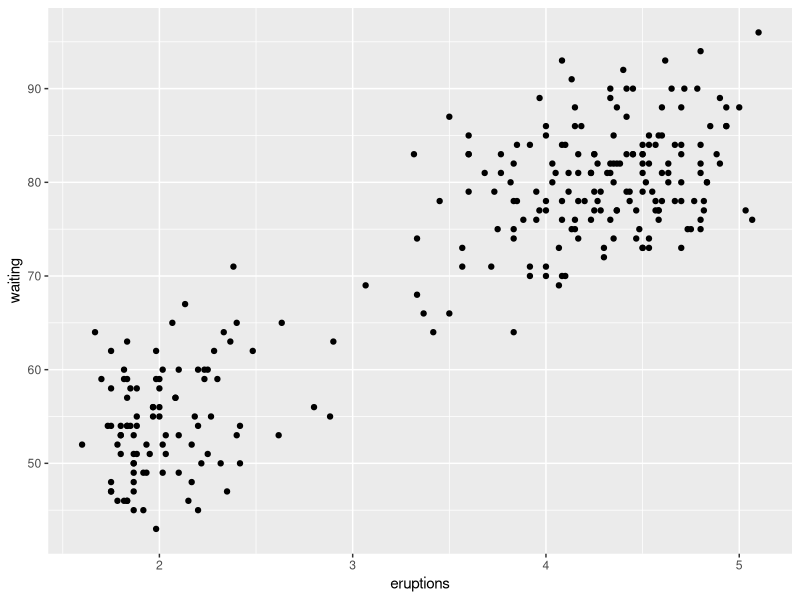
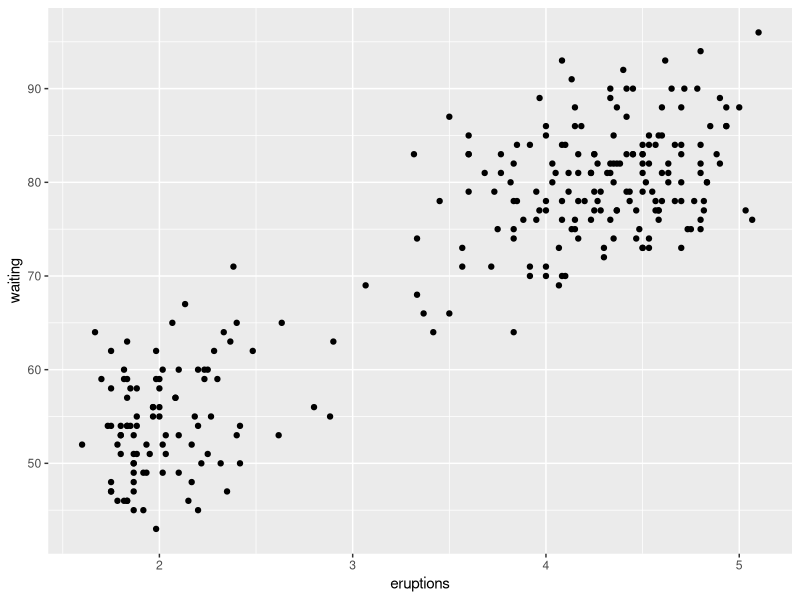
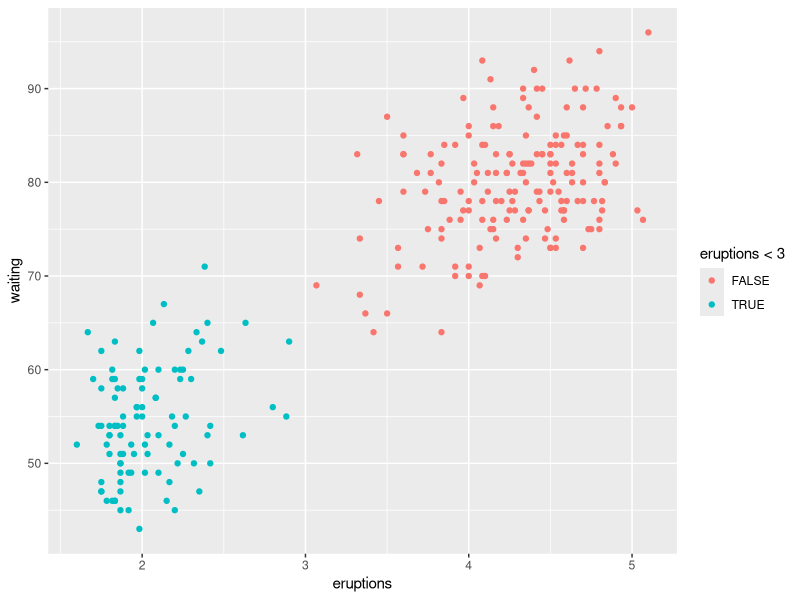

Write the R code that produced these figures, in order.
## ---- chunk 1
summary(iris)
head(iris)
## ---- chunk 2
knitr::opts_chunk$set(echo = TRUE)
## ---- chunk 3
packages <- c(
  'ggplot2',
  'ggrepel',
  'patchwork',
  'ggraph',
  'dplyr',
  'gganimate',
  'gifski',
  'ggforce',
  'ggthemes',
  'maps',
  'sf',
  'tidyr',
  'concaveman',
  'remotes'
)
# Uncomment the next lines (remove the first #) to install the packages
# install.packages(packages)
# remotes::install_github("hrbrmstr/hrbrthemes")
# Load standard packages
library(ggplot2)
## ---- chunk 4
data("faithful")
# Basic scatterplot
ggplot(data = faithful, 
       mapping = aes(x = eruptions, y = waiting)) + 
  geom_point()
# Data and mapping can be given both as global (in ggplot()) or per layer
ggplot() + 
  geom_point(mapping = aes(x = eruptions, y = waiting),
             data = faithful)
## ---- chunk 5
ggplot(faithful) + 
  geom_point(aes(x = eruptions, y = waiting, colour = eruptions < 3))
